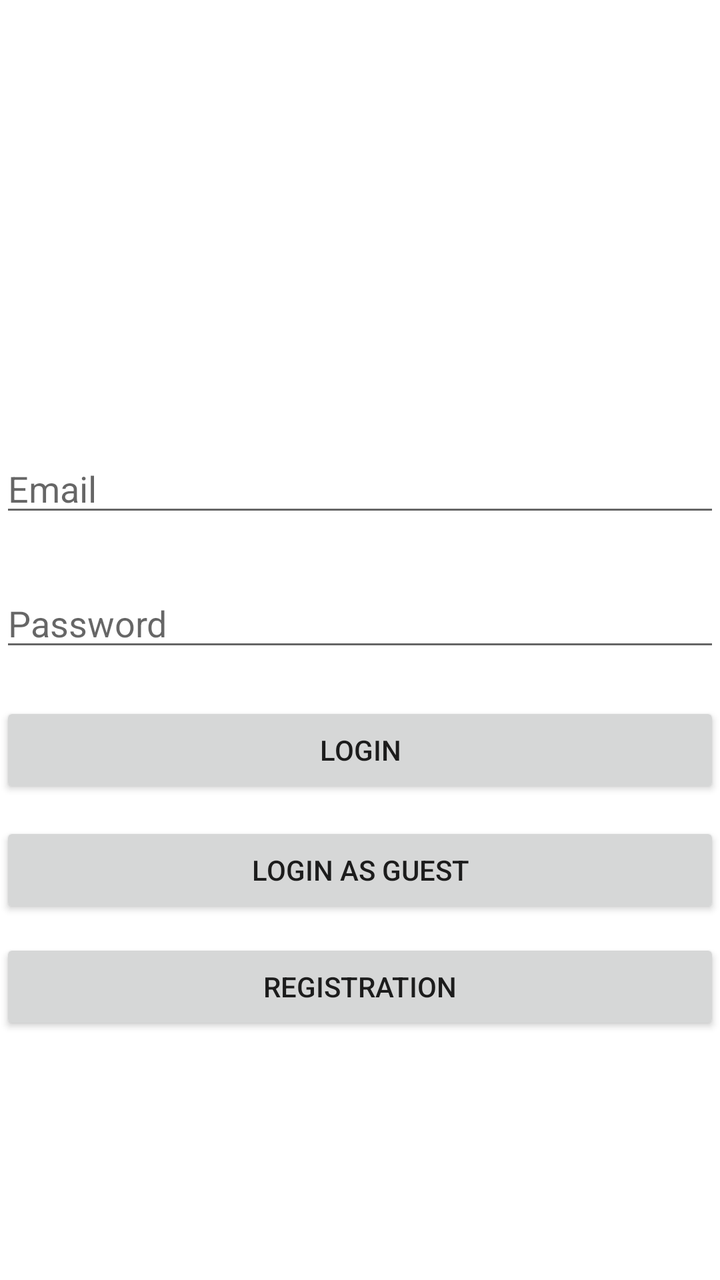
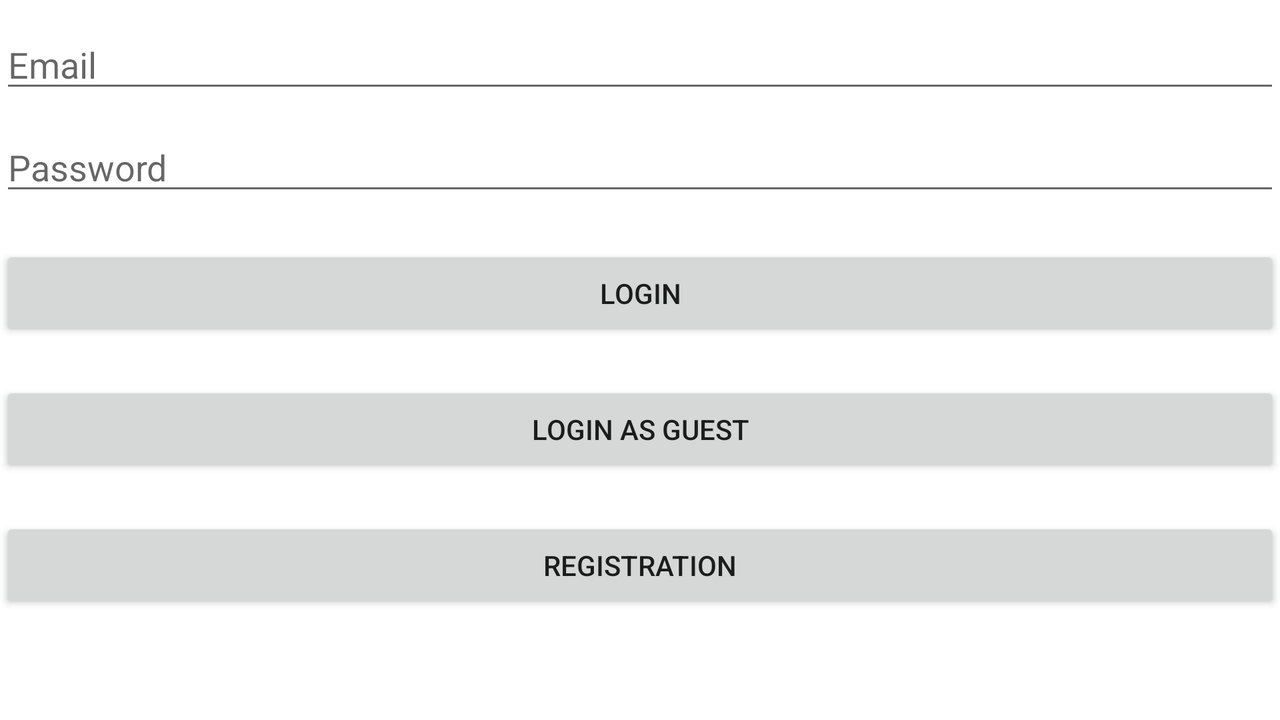

The same Android screen from two of the app's own layout files: first res/layout/ as a phone draws it, then the author's variant for another configuration, drawn on a device whose configuration selects that folder. Both files follow.
<!-- AndroidManifest.xml: application theme Theme.CostumerManagement -->
<!-- res/layout/activity_main.xml -->
<?xml version="1.0" encoding="utf-8"?>
<androidx.constraintlayout.widget.ConstraintLayout xmlns:android="http://schemas.android.com/apk/res/android"
    xmlns:app="http://schemas.android.com/apk/res-auto"
    xmlns:tools="http://schemas.android.com/tools"
    android:layout_width="match_parent"
    android:layout_height="match_parent"
    tools:context=".MainActivity">

    <EditText
        android:id="@+id/editTextEmail"
        android:layout_width="match_parent"
        android:layout_height="wrap_content"
        android:ems="10"
        android:hint="@string/email"
        android:inputType="textEmailAddress"
        app:layout_constraintBottom_toBottomOf="parent"
        app:layout_constraintTop_toTopOf="parent"
        app:layout_constraintVertical_bias="0.371"
        tools:layout_editor_absoluteX="38dp" />

    <EditText
        android:id="@+id/editTextPassword"
        android:layout_width="match_parent"
        android:layout_height="wrap_content"
        android:layout_marginBottom="150dp"
        android:ems="10"
        android:hint="@string/password"
        android:inputType="textPassword"
        app:layout_constraintBottom_toBottomOf="parent"
        app:layout_constraintTop_toBottomOf="@+id/editTextEmail"
        app:layout_constraintVertical_bias="0.141"
        tools:layout_editor_absoluteX="16dp" />

    <Button
        android:id="@+id/loginButton"
        android:layout_width="0dp"
        android:layout_height="wrap_content"
        android:text="@string/login"
        android:onClick="login"
        app:layout_constraintBottom_toBottomOf="parent"
        app:layout_constraintEnd_toEndOf="parent"
        app:layout_constraintHorizontal_bias="1.0"
        app:layout_constraintStart_toStartOf="parent"
        app:layout_constraintTop_toBottomOf="@+id/editTextPassword"
        app:layout_constraintVertical_bias="0.078"
        tools:ignore="OnClick" />

    <Button
        android:id="@+id/guestLoginButton"
        android:layout_width="0dp"
        android:layout_height="wrap_content"
        android:layout_marginTop="12dp"
        android:onClick="loginAsGuest"
        android:text="@string/login_as_guest"
        app:layout_constraintEnd_toEndOf="parent"
        app:layout_constraintHorizontal_bias="1.0"
        app:layout_constraintStart_toStartOf="parent"
        app:layout_constraintVertical_bias="0.078"
        app:layout_constraintTop_toBottomOf="@+id/loginButton" />

    <Button
        android:id="@+id/registerButton"
        android:layout_width="0dp"
        android:layout_height="wrap_content"
        android:text="@string/registration"
        android:onClick="register"
        app:layout_constraintBottom_toBottomOf="parent"
        app:layout_constraintEnd_toEndOf="parent"
        app:layout_constraintHorizontal_bias="1.0"
        app:layout_constraintStart_toStartOf="parent"
        app:layout_constraintTop_toBottomOf="@+id/guestLoginButton"
        app:layout_constraintVertical_bias="0.078"
        tools:ignore="OnClick" />


</androidx.constraintlayout.widget.ConstraintLayout>
<!-- resources referenced by this layout -->
<resources>
  <string name="email">Email</string>
  <string name="login">Login</string>
  <string name="login_as_guest">Login as guest</string>
  <string name="password">Password</string>
  <string name="registration">Registration</string>
  <style name="Theme.CostumerManagement" parent="Theme.MaterialComponents.DayNight.DarkActionBar">
          
          <item name="colorPrimary">@color/purple_500</item>
          <item name="colorPrimaryVariant">@color/purple_700</item>
          <item name="colorOnPrimary">@color/white</item>
          
          <item name="colorSecondary">@color/teal_200</item>
          <item name="colorSecondaryVariant">@color/teal_700</item>
          <item name="colorOnSecondary">@color/black</item>
          
          <item name="android:statusBarColor" tools:targetApi="l">?attr/colorPrimaryVariant</item>
          
      </style>
</resources>
<!-- res/layout-land/activity_main.xml (the author's variant of the layout above) -->
<!-- drawn on the phone turned sideways -->
<?xml version="1.0" encoding="utf-8"?>
<LinearLayout
    xmlns:android="http://schemas.android.com/apk/res/android"
    xmlns:app="http://schemas.android.com/apk/res-auto"
    xmlns:tools="http://schemas.android.com/tools"
    android:layout_width="match_parent"
    android:layout_height="match_parent"
    android:orientation="vertical"
    tools:context=".MainActivity">

    <EditText
        android:id="@+id/editTextEmail"
        android:layout_width="match_parent"
        android:layout_height="wrap_content"
        android:ems="10"
        android:layout_marginTop="10dp"
        android:hint="@string/email_address"
        android:inputType="textEmailAddress" />

    <EditText
        android:id="@+id/editTextPassword"
        android:layout_width="match_parent"
        android:layout_height="wrap_content"
        android:ems="10"
        android:hint="@string/password"
        android:inputType="textPassword"
        android:layout_marginTop="10dp"
        tools:layout_editor_absoluteX="16dp" />

    <Button
        android:id="@+id/loginButton"
        android:layout_width="match_parent"
        android:layout_height="wrap_content"
        android:text="@string/login"
        android:onClick="login"
        android:layout_marginTop="20dp"
        app:layout_constraintVertical_bias="0.078" />

    <Button
        android:id="@+id/guestLoginButton"
        android:layout_width="match_parent"
        android:layout_height="wrap_content"
        android:text="@string/login_as_guest"
        android:onClick="loginAsGuest"
        android:layout_marginTop="20dp"
        app:layout_constraintVertical_bias="0.078" />

    <Button
        android:id="@+id/registerButton"
        android:layout_width="match_parent"
        android:layout_height="wrap_content"
        android:text="@string/registration"
        android:onClick="register"
        android:layout_marginTop="20dp"
        app:layout_constraintVertical_bias="0.078" />
</LinearLayout>
<!-- resources referenced by the variant -->
<!-- as the phone turned sideways resolves them -->
<resources>
  <string name="email_address">Email</string>
  <string name="login">Login</string>
  <string name="login_as_guest">Login as guest</string>
  <string name="password">Password</string>
  <string name="registration">Registration</string>
  <style name="Theme.CostumerManagement" parent="Theme.MaterialComponents.DayNight.DarkActionBar">
          
          <item name="colorPrimary">@color/purple_500</item>
          <item name="colorPrimaryVariant">@color/purple_700</item>
          <item name="colorOnPrimary">@color/white</item>
          
          <item name="colorSecondary">@color/teal_200</item>
          <item name="colorSecondaryVariant">@color/teal_700</item>
          <item name="colorOnSecondary">@color/black</item>
          
          <item name="android:statusBarColor" tools:targetApi="l">?attr/colorPrimaryVariant</item>
          
      </style>
</resources>
